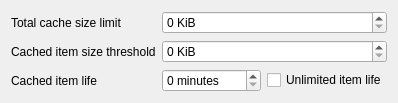
     <widget class="QWidget" name="cache_tab">
      <attribute name="title">
       <string>Cache</string>
      </attribute>
      <layout class="QFormLayout" name="formLayout_2">
       <item row="0" column="0">
        <widget class="QLabel" name="label_30">
         <property name="toolTip">
          <string>The total amount of memory that can be occupied by cached items. Set to zero to disable in-memory caching.</string>
         </property>
         <property name="text">
          <string>Total cache size limit</string>
         </property>
        </widget>
       </item>
       <item row="0" column="1">
        <widget class="QSpinBox" name="cache_limit">
         <property name="suffix">
          <string> KiB</string>
         </property>
         <property name="minimum">
          <number>0</number>
         </property>
         <property name="maximum">
          <number>4000000</number>
         </property>
        </widget>
       </item>
       <item row="1" column="0">
        <widget class="QLabel" name="label_31">
         <property name="toolTip">
          <string>Items which are below this threshold are cached in memory. Any above are simply discarded.</string>
         </property>
         <property name="text">
          <string>Cached item size threshold</string>
         </property>
        </widget>
       </item>
       <item row="1" column="1">
        <widget class="QSpinBox" name="cache_threshold">
         <property name="suffix">
          <string> KiB</string>
         </property>
         <property name="minimum">
          <number>0</number>
         </property>
         <property name="maximum">
          <number>102400</number>
         </property>
        </widget>
       </item>
       <item row="2" column="0">
        <widget class="QLabel" name="label_43">
         <property name="toolTip">
          <string>How long cached items last before they are expired and require a reload.</string>
         </property>
         <property name="text">
          <string>Cached item life</string>
         </property>
        </widget>
       </item>
       <item row="2" column="1">
        <layout class="QHBoxLayout" name="horizontalLayout_25">
         <item>
          <widget class="QSpinBox" name="cache_life">
           <property name="suffix">
            <string> minutes</string>
           </property>
           <property name="minimum">
            <number>0</number>
           </property>
           <property name="maximum">
            <number>8760</number>
           </property>
          </widget>
         </item>
         <item>
          <widget class="QCheckBox" name="enable_unlimited_cache_life">
           <property name="toolTip">
            <string>Sets cached items to be unexpirable. Items will only be removed if the cache is full.</string>
           </property>
           <property name="text">
            <string>Unlimited item life</string>
           </property>
          </widget>
         </item>
        </layout>
       </item>
      </layout>
     </widget>
